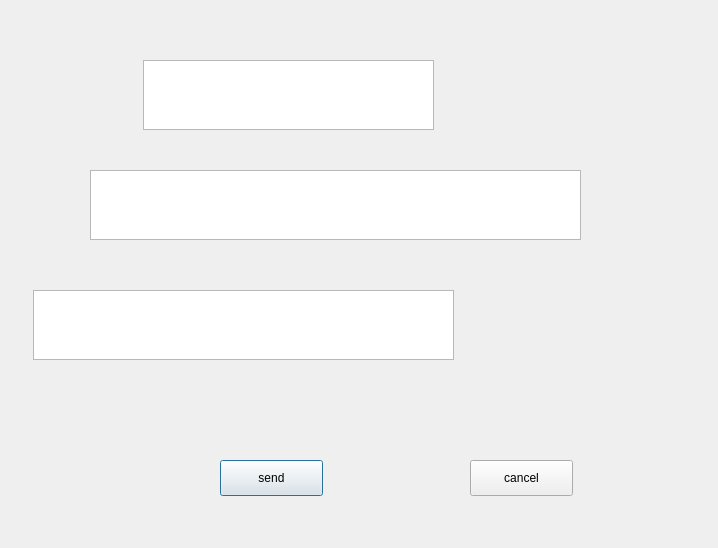
<?xml version="1.0" encoding="UTF-8"?>
<ui version="4.0">
 <class>Dialog</class>
 <widget class="QDialog" name="Dialog">
  <property name="geometry">
   <rect>
    <x>0</x>
    <y>0</y>
    <width>718</width>
    <height>548</height>
   </rect>
  </property>
  <property name="windowTitle">
   <string>Dialog</string>
  </property>
  <widget class="QPushButton" name="pushButton">
   <property name="geometry">
    <rect>
     <x>220</x>
     <y>460</y>
     <width>103</width>
     <height>36</height>
    </rect>
   </property>
   <property name="text">
    <string>send</string>
   </property>
  </widget>
  <widget class="QPushButton" name="pushButton_2">
   <property name="geometry">
    <rect>
     <x>470</x>
     <y>460</y>
     <width>103</width>
     <height>36</height>
    </rect>
   </property>
   <property name="text">
    <string>cancel</string>
   </property>
  </widget>
  <widget class="QTextEdit" name="textEdit">
   <property name="geometry">
    <rect>
     <x>143</x>
     <y>60</y>
     <width>291</width>
     <height>70</height>
    </rect>
   </property>
   <property name="styleSheet">
    <string notr="true">color: rgb(255, 255, 255);</string>
   </property>
  </widget>
  <widget class="QTextEdit" name="textEdit_2">
   <property name="geometry">
    <rect>
     <x>90</x>
     <y>170</y>
     <width>491</width>
     <height>70</height>
    </rect>
   </property>
  </widget>
  <widget class="QTextEdit" name="textEdit_3">
   <property name="geometry">
    <rect>
     <x>33</x>
     <y>290</y>
     <width>421</width>
     <height>70</height>
    </rect>
   </property>
  </widget>
 </widget>
 <resources/>
 <connections/>
</ui>
